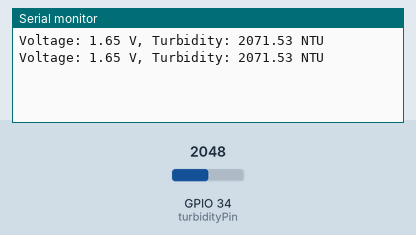
This sketch was run on a simulated ESP32. On the bench: the last lines printed to the serial monitor. The test bench sets the inputs (shaded band); at power-on: GPIO 34 (turbidityPin) = 2048.

Above: at 2.8 s.
2.9 s: GPIO 34 (turbidityPin) set to 2866
At 5.0 s:
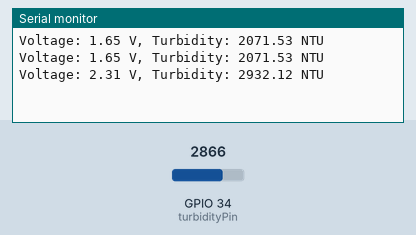
5.6 s: GPIO 34 (turbidityPin) set to 3603
At 6.6 s:
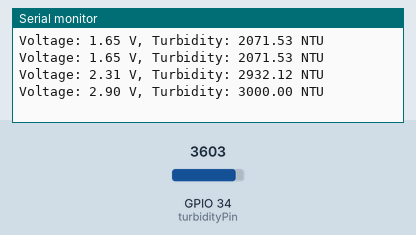
Timing chart, 0 to 8.6 s (numbered marks = the images above; inputs shaded):
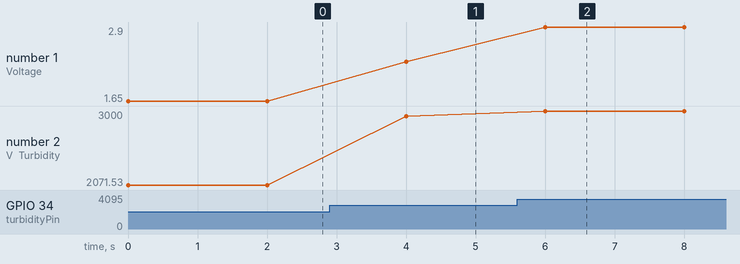

Measured:
- after the input at 2.9 s, the serial monitor: prints a new line after 1.1 s (image 1)
- after the input at 5.6 s, the serial monitor: prints a new line after 0.40 s (image 2)
- plotted number 1: 1.65 → 2.31 after the input at 2.9 s, 2.31 → 2.9 after the input at 5.6 s
- plotted number 2: 2071.53 → 2932.12 after the input at 2.9 s, 2932.12 → 3000 after the input at 5.6 s

The sketch:

turbidity_sensor.ino
```cpp
// Pin assignment
const int turbidityPin = 34; // Analog pin where OUT is connected

// Calibration values based on sensor and water quality standards
const float Vclear = 2.5;  // Voltage for clear water
const float Vmax = 4.5;    // Maximum sensor voltage for highly turbid water
const float Vmin = 0.5;    // Minimum sensor voltage for very clear water

void setup() {
  Serial.begin(115200);
}

void loop() {
  int sensorValue = analogRead(turbidityPin); // Read analog value
  float voltage = sensorValue * (3.3 / 4095.0); // Convert analog reading to voltage (ESP32 is 12-bit ADC)

  // Calculate NTU from voltage
  float NTU;
  if (voltage < Vclear) {
    NTU = -1120.4 * (voltage * voltage) + 5742.3 * voltage - 4353.8;
  } else {
    NTU = 3000; // High turbidity, beyond sensor range
  }

  // Print voltage and NTU value
  Serial.print("Voltage: ");
  Serial.print(voltage, 2);  // Print voltage up to 2 decimal places
  Serial.print(" V, Turbidity: ");
  Serial.print(NTU, 2);      // Print NTU value up to 2 decimal places
  Serial.println(" NTU");

  delay(2000); // Delay 2 seconds between readings
}
```
